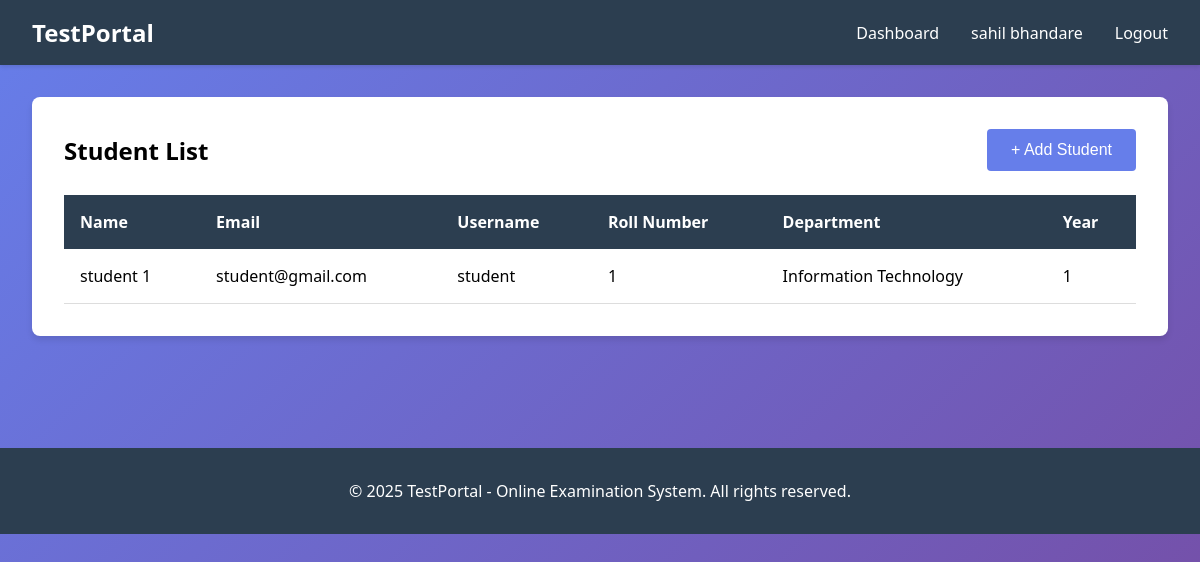
The page /accounts/list-student/ (signed in) on the database as committed earlier.
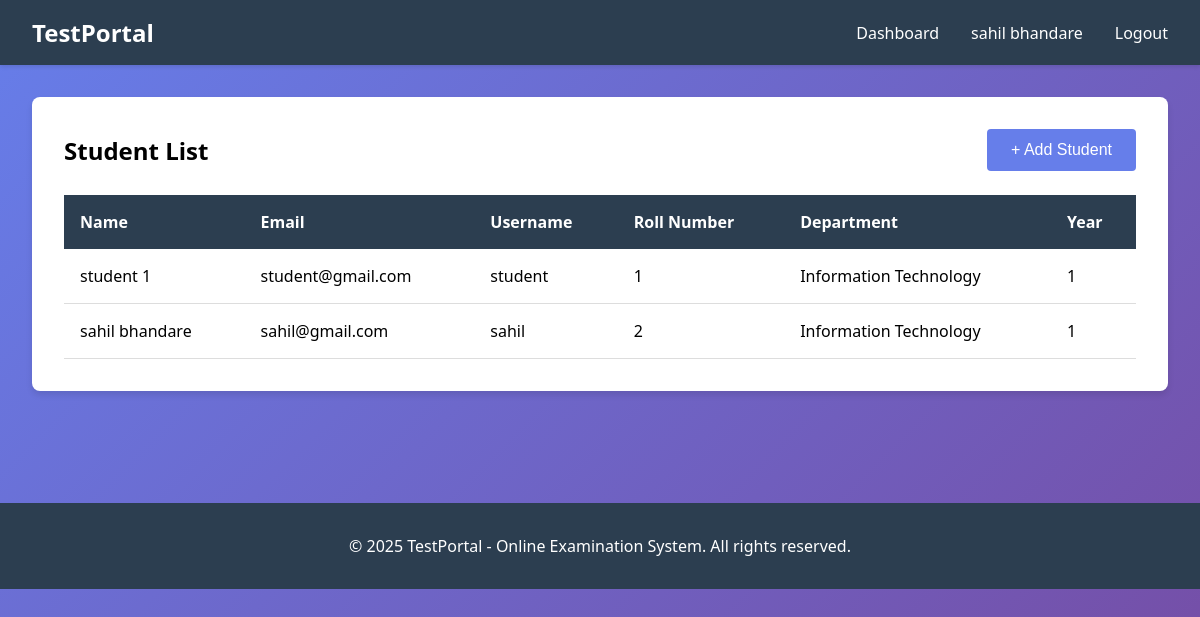
The same page on the database as committed later.
### accounts/models.py (models this page shows, shortened)
class User(AbstractUser):
    ROLE_CHOICES = (
        ('ADMIN', 'Admin'),
        ('HOD', 'HOD'),
        ('TEACHER', 'Teacher'),
        ('STUDENT', 'Student'),
    )
    role = models.CharField(max_length=20, choices=ROLE_CHOICES)
    groups = models.ManyToManyField(
        'auth.Group',
        verbose_name='groups',
        blank=True,
        related_name='custom_user_groups'
    )
    user_permissions = models.ManyToManyField(
        'auth.Permission',
        verbose_name='user permissions',
        blank=True,
        related_name='custom_user_permissions'
    )

class StudentProfile(models.Model):
    user = models.OneToOneField(User, on_delete=models.CASCADE)
    roll_number = models.CharField(max_length=20, unique=True)
    department = models.CharField(max_length=100)
    year = models.IntegerField()
    division = models.CharField(max_length=10)
    phone = models.CharField(max_length=15)

### accounts/views.py (the view)
    def wrapper(request, *args, **kwargs):
        if not request.user.is_authenticated or request.user.role != 'ADMIN':
            messages.error(request, 'Admin access required')
            return redirect('accounts:login')
        return view_func(request, *args, **kwargs)

### accounts/views.py (called while the page is built)
def admin_required(view_func):
    def wrapper(request, *args, **kwargs):
        if not request.user.is_authenticated or request.user.role != 'ADMIN':
            messages.error(request, 'Admin access required')
            return redirect('accounts:login')
        return view_func(request, *args, **kwargs)
    return wrapper

@login_required(login_url='accounts:login')
@admin_required
def list_student(request):
    students = User.objects.filter(role='STUDENT')
    context = {'students': students}
    return render(request, 'accounts/list_student.html', context)

### templates/accounts/list_student.html (shortened to what this page needs)
{% extends 'base.html' %}
{% block content %}
<div class="card">
    <div style="display: flex; justify-content: space-between; align-items: center; margin-bottom: 1.5rem;">
        <h2>Student List</h2>
        <a href="{% url 'accounts:add_student' %}" style="text-decoration: none;">
            <button>+ Add Student</button>
        </a>
    </div>
    {% if students %}
    <table>
        <thead>
            <tr>
                <th>Name</th>
                <th>Email</th>
                <th>Username</th>
                <th>Roll Number</th>
                <th>Department</th>
                <th>Year</th>
            </tr>
        </thead>
        <tbody>
            {% for student in students %}
            <tr>
                <td>{{ student.get_full_name }}</td>
                <td>{{ student.email }}</td>
                <td>{{ student.username }}</td>
                <td>{% if student.studentprofile %}{{ student.studentprofile.roll_number }}{% endif %}</td>
                <td>{% if student.studentprofile %}{{ student.studentprofile.department }}{% endif %}</td>
                <td>{% if student.studentprofile %}{{ student.studentprofile.year }}{% endif %}</td>
            </tr>
            {% endfor %}
        </tbody>
    </table>
    {% else %}
    <p style="text-align: center; color: #666; padding: 2rem;">No students found</p>
    {% endif %}
</div>
{% endblock %}

Rows that differ between the two databases and show on the page:
added User: get_full_name "sahil bhandare", email "sahil@gmail.com", username "sahil", studentprofile.roll_number "2", studentprofile.department "Information Technology", studentprofile.year "1"
